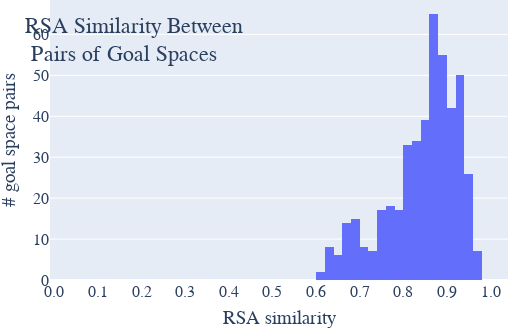

The cell this chart's notebook holds for it:
### Code cell
config = default_config
config["layout"]["margin"] = dict(l=25*multiplier, r=0*multiplier, t=0*multiplier, b=20*multiplier)
config["layout"]["title"] = dict(text="RSA Similarity Between <br> Pairs of Goal Spaces", yanchor="top", y=0.9)
config["layout"]["height"] = height_default_1
config["layout"]["xaxis"]["range"]=[-0.01,1.04]
config["layout"]["xaxis"]["title"]="RSA similarity"
config["layout"]["yaxis"]["title"]="# goal space pairs"
config["layout"]["xaxis"]["tickmode"] = 'array'
config["layout"]["xaxis"]["tickvals"] = [i for i in np.linspace(0,1,11)]
config["layout"]["xaxis"]["ticktext"] = ["{:.1f}".format(i) for i in np.linspace(0,1,11)]
all_vals = []
for repetition_idx in repetition_ids[:-1]:
        cur_RSA = experiment_statistics['IMGEP-HOLMES_no_connection'][repetition_idx]['holmes_RSA']
        for i in range(cur_RSA.shape[0]):
            for j in range(i+1, cur_RSA.shape[1]):
                all_vals.append(cur_RSA[i,j])
        
all_vals = np.asarray(all_vals)

        
fig=go.Figure(data=[go.Histogram(x=all_vals)], layout=config["layout"])
plotly.offline.iplot(fig)
#plotly.io.write_image(fig, 'sm_figure_9_HOLMES_no_connection_RSA_histogram.pdf')

### Figure 1 — Plotly figure (JSON) as saved in the notebook; plotly's stock layout.template omitted (floating-point values rounded to 4 significant figures; data arrays with more than 128 entries replaced by an {"elided": "..."} marker saying what was removed)
{"data": [{"type": "histogram", "x": {"elided": "463 float values"}}], "layout": {"font": {"family": "Times New Roman", "size": 16}, "height": 328, "margin": {"b": 40, "l": 50, "r": 0, "t": 0}, "showlegend": false, "title": {"text": "RSA Similarity Between <br> Pairs of Goal Spaces", "y": 0.9, "yanchor": "top"}, "width": 508, "xaxis": {"range": [-0.01, 1.04], "tickmode": "array", "ticktext": ["0.0", "0.1", "0.2", "0.3", "0.4", "0.5", "0.6", "0.7", "0.8", "0.9", "1.0"], "tickvals": [0, 0.1, 0.2, 0.3, 0.4, 0.5, 0.6, 0.7, 0.8, 0.9, 1], "title": {"text": "RSA similarity"}}, "yaxis": {"title": {"text": "# goal space pairs"}}}}
